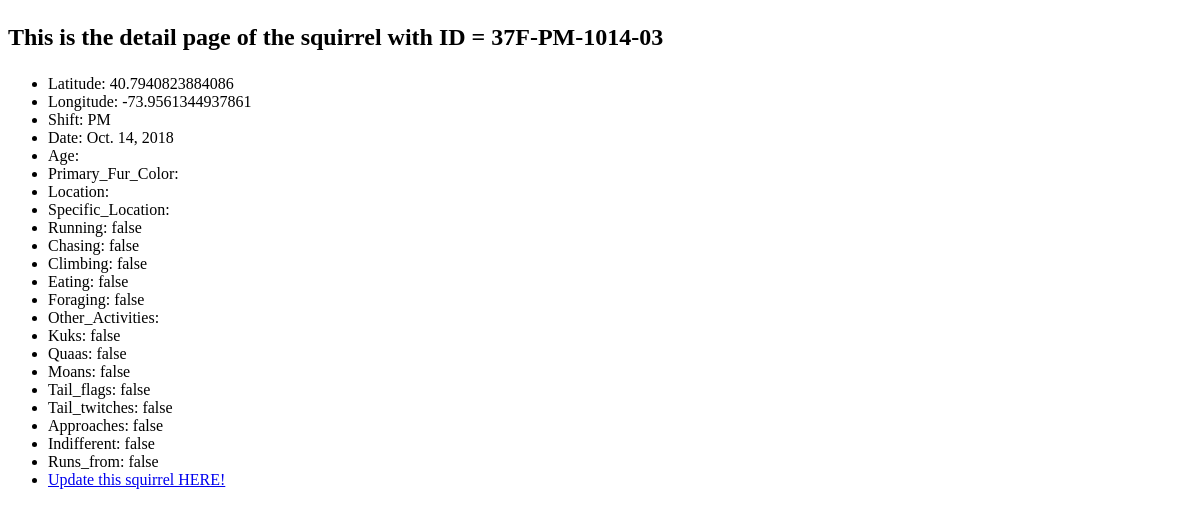
The page /sightings/37F-PM-1014-03/details on the database as committed earlier.
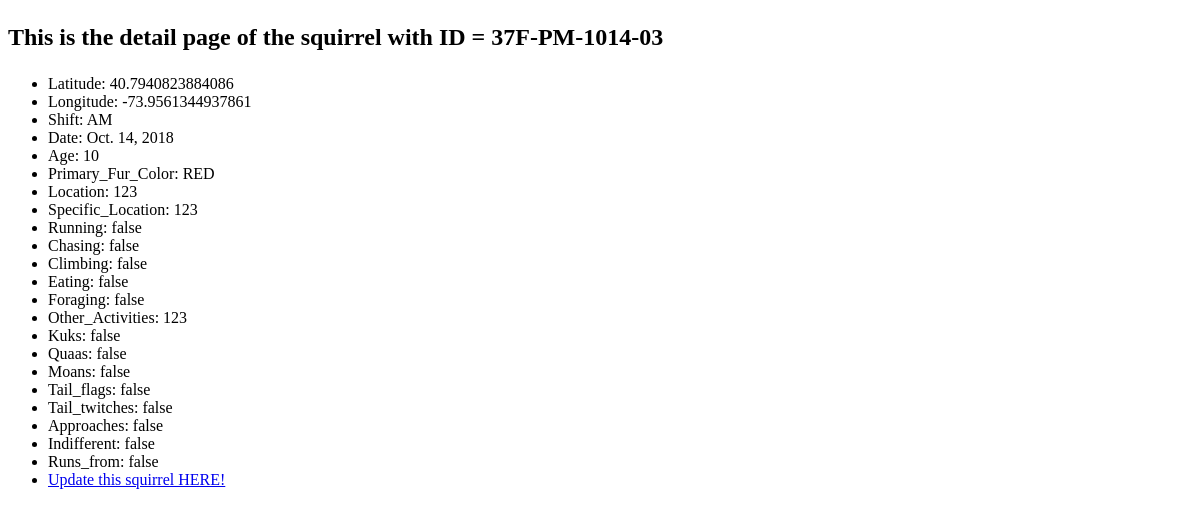
The same page on the database as committed later.
### maplot/models.py (models this page shows, shortened)
class squirrel(models.Model):
    latitude = models.FloatField(default=0)
    longitude = models.FloatField(default=0)
    Unique_Squirrel_ID = models.CharField(max_length=200,primary_key=True)
    Shift = models.CharField(max_length=200)
    Date = models.DateField('date published')
    Age = models.CharField(max_length=200)
    Primary_Fur_Color = models.CharField(max_length=200)
    Location = models.CharField(max_length=200)
    Specific_Location = models.CharField(max_length=200)
    Running = models.CharField(max_length=200)
    Chasing = models.CharField(max_length=200)
    Climbing = models.CharField(max_length=200)
    Eating = models.CharField(max_length=200)
    Foraging = models.CharField(max_length=200)
    Other_Activities = models.CharField(max_length=200)
    Kuks = models.CharField(max_length=200)
    Quaas = models.CharField(max_length=200)
    Moans = models.CharField(max_length=200)
    Tail_flags = models.CharField(max_length=200)
    Tail_twitches = models.CharField(max_length=200)
    Approaches = models.CharField(max_length=200)
    Indifferent = models.CharField(max_length=200)
    Runs_from = models.CharField(max_length=200)

### maplot/views.py (the view)
# urls.py: path('<str:Unique_Squirrel_ID>/details', views.details, name='details'),
def details(request, Unique_Squirrel_ID):
    squ  = get_object_or_404(squirrel, pk=Unique_Squirrel_ID)
    return render(request, 'maplot/detail.html', context={'squ': squ})

### maplot/templates/maplot/detail.html (shortened to what this page needs)
<!doctype html>
<html>
	<head>
	</head>
	<h2> <p> This is the detail page of the squirrel with ID = {{squ.Unique_Squirrel_ID}} </p>
	</h2>
	<body>
		<ul>
			<li>Latitude: {{squ.latitude}}</li>
			<li>Longitude: {{squ.longitude}}</li>
                        <li>Shift: {{squ.Shift}}</li>
                        <li>Date: {{squ.Date}}</li>
                        <li>Age: {{squ.Age}}</li>
                        <li>Primary_Fur_Color: {{squ.Primary_Fur_Color}}</li>
                        <li>Location: {{squ.Location}}</li>
                        <li>Specific_Location: {{squ.Specific_Location }}</li>
                        <li>Running: {{squ.Running}}</li>
                        <li>Chasing: {{squ.Chasing}}</li>
                        <li>Climbing: {{squ.Climbing}}</li>
                        <li>Eating: {{squ.Eating}}</li>
                        <li>Foraging: {{squ.Foraging}}</li>
                        <li>Other_Activities: {{squ.Other_Activities}}</li>
                        <li>Kuks: {{squ.Kuks}}</li>
                        <li>Quaas: {{squ.Quaas}}</li>
                        <li>Moans: {{squ.Moans}}</li>
                        <li>Tail_flags: {{squ.Tail_flags}}</li>
                        <li>Tail_twitches: {{squ.Tail_twitches}}</li>
                        <li>Approaches: {{squ.Approaches}}</li>
                        <li>Indifferent: {{squ.Indifferent}}</li>
                        <li>Runs_from: {{squ.Runs_from}}</li>
			<li><a href="/sightings/{{squ.Unique_Squirrel_ID}}/">Update this squirrel HERE!</a></li>
		</ul>
	</body>
</html>

Rows that differ between the two databases and show on the page:
changed squirrel "37F-PM-1014-03": Shift "PM" → "AM"; Age (not shown) → "10"; Primary_Fur_Color (not shown) → "RED"; Location (not shown) → "123"; Specific_Location (not shown) → "123"; Other_Activities (not shown) → "123"
